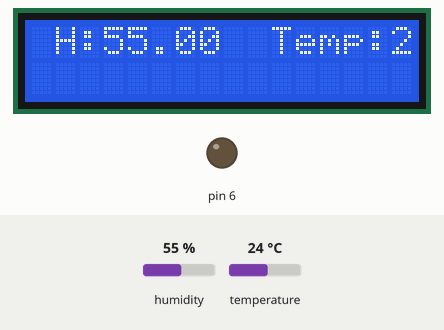
Bench run of a sketch on a simulated Arduino Uno, built with avr-gcc and run on an emulated ATmega328P. Parts: 16×2 character LCD, output pins drawn as LEDs (lit = HIGH). The test bench sets the inputs (shaded band); at power-on: humidity 55 %, temperature 24 °C.

Above: at 1.2 s.
1.3 s: humidity set to 22 %
At 2.4 s:
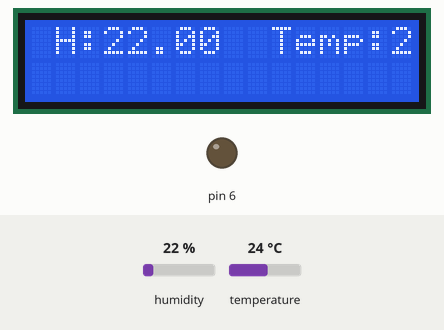
4.0 s: temperature set to 12 °C
At 4.8 s:
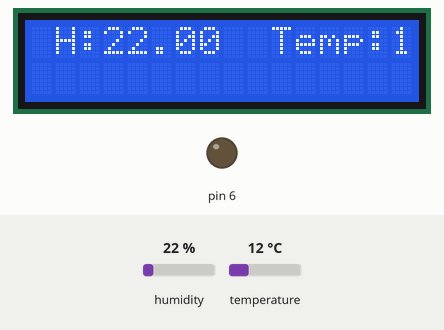
6.7 s: humidity set to 40 %
At 9.3 s:
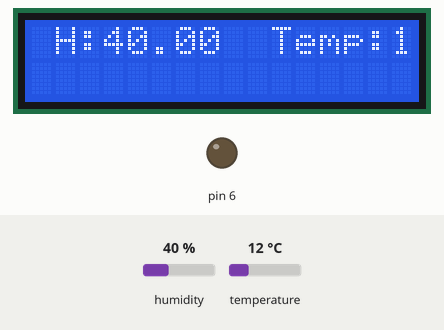
9.6 s: temperature set to 28 °C
At 10.8 s:
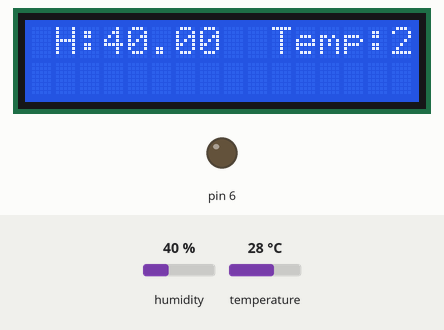
Timing chart, 0 to 12.6 s (numbered marks = the images above; inputs shaded):
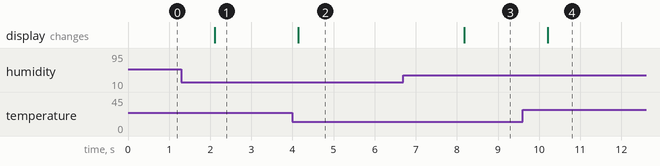

The sketch:

DHT11_with_LCD.ino
```cpp
//Goal: Displaying readings from sensors on lcd
//Theme: dht.read to lcd.print

#include <Adafruit_Sensor.h> // includes the library code
#include <DHT.h>
#include <DHT_U.h>

#define DHTPIN 8 //defines what pin the sensor is connected to

#define DHTTYPE    DHT11 //defines the type of sensor

DHT dht(DHTPIN, DHTTYPE);

#include <LiquidCrystal.h>
int Contrast=0;
LiquidCrystal lcd (12, 11, 5, 4, 3, 2); //assigns pins to lcd

void setup() {
  Serial.begin(9600);
 dht.begin(); //initializes sensor
 analogWrite (6, Contrast);
 lcd.begin(16, 2); // sets up the LCD's number of columns and rows

}

void loop() {

float h = dht.readHumidity(); //assigns letter to humdity read

float t = dht.readTemperature(); //assigns letter to temperature read


 lcd.setCursor (1, 0); //assigns what row to print to

 lcd.print("H:");
 lcd.print(h); //dispays humidity on lcd
 lcd.print("  ");
 lcd.print("Temp:");
 lcd.print(t); //dispays temperature on lcd
lcd.print("°C");

}
```

Measured:
- after the input at 1.3 s, the display: changes after 0.81 s (image 1)
- after the input at 4.0 s, the display: changes after 0.14 s (image 2)
- after the input at 6.7 s, the display: changes after 1.5 s (image 3)
- after the input at 9.6 s, the display: changes after 0.61 s (image 4)
